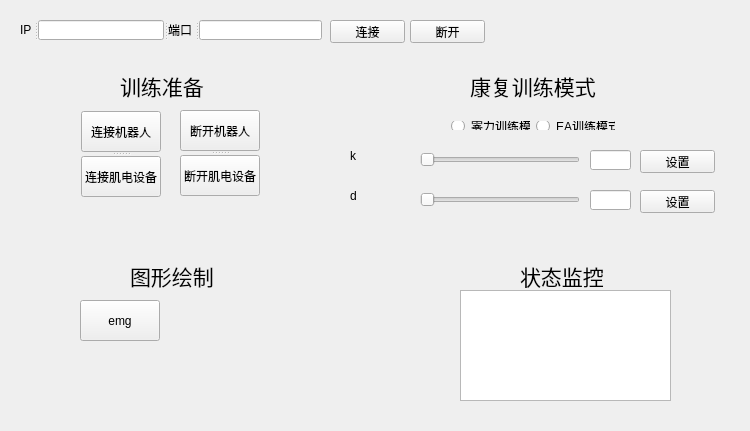
<?xml version="1.0" encoding="UTF-8"?>
<ui version="4.0">
 <class>Widget</class>
 <widget class="QWidget" name="Widget">
  <property name="geometry">
   <rect>
    <x>0</x>
    <y>0</y>
    <width>750</width>
    <height>431</height>
   </rect>
  </property>
  <property name="windowTitle">
   <string>Widget</string>
  </property>
  <widget class="QPushButton" name="link_button">
   <property name="geometry">
    <rect>
     <x>330</x>
     <y>20</y>
     <width>75</width>
     <height>23</height>
    </rect>
   </property>
   <property name="text">
    <string>连接</string>
   </property>
  </widget>
  <widget class="QPushButton" name="disconnect_button">
   <property name="geometry">
    <rect>
     <x>410</x>
     <y>20</y>
     <width>75</width>
     <height>23</height>
    </rect>
   </property>
   <property name="text">
    <string>断开</string>
   </property>
  </widget>
  <widget class="QLabel" name="label_5">
   <property name="geometry">
    <rect>
     <x>100</x>
     <y>69</y>
     <width>0</width>
     <height>12</height>
    </rect>
   </property>
   <property name="text">
    <string/>
   </property>
  </widget>
  <widget class="QLabel" name="label_6">
   <property name="geometry">
    <rect>
     <x>120</x>
     <y>70</y>
     <width>91</width>
     <height>31</height>
    </rect>
   </property>
   <property name="font">
    <font>
     <family>宋体</family>
     <pointsize>16</pointsize>
    </font>
   </property>
   <property name="text">
    <string>训练准备</string>
   </property>
  </widget>
  <widget class="QLabel" name="label_7">
   <property name="geometry">
    <rect>
     <x>470</x>
     <y>70</y>
     <width>131</width>
     <height>31</height>
    </rect>
   </property>
   <property name="font">
    <font>
     <family>宋体</family>
     <pointsize>16</pointsize>
    </font>
   </property>
   <property name="text">
    <string>康复训练模式</string>
   </property>
  </widget>
  <widget class="QLabel" name="label_8">
   <property name="geometry">
    <rect>
     <x>130</x>
     <y>260</y>
     <width>131</width>
     <height>31</height>
    </rect>
   </property>
   <property name="font">
    <font>
     <family>宋体</family>
     <pointsize>16</pointsize>
    </font>
   </property>
   <property name="text">
    <string>图形绘制</string>
   </property>
  </widget>
  <widget class="QLabel" name="label_9">
   <property name="geometry">
    <rect>
     <x>520</x>
     <y>260</y>
     <width>131</width>
     <height>31</height>
    </rect>
   </property>
   <property name="font">
    <font>
     <family>宋体</family>
     <pointsize>16</pointsize>
    </font>
   </property>
   <property name="text">
    <string>状态监控</string>
   </property>
  </widget>
  <widget class="QSlider" name="horizontalSlider">
   <property name="geometry">
    <rect>
     <x>420</x>
     <y>150</y>
     <width>160</width>
     <height>19</height>
    </rect>
   </property>
   <property name="orientation">
    <enum>Qt::Horizontal</enum>
   </property>
  </widget>
  <widget class="QSlider" name="horizontalSlider_2">
   <property name="geometry">
    <rect>
     <x>420</x>
     <y>190</y>
     <width>160</width>
     <height>19</height>
    </rect>
   </property>
   <property name="orientation">
    <enum>Qt::Horizontal</enum>
   </property>
  </widget>
  <widget class="QTextEdit" name="recvTextEdit">
   <property name="geometry">
    <rect>
     <x>460</x>
     <y>290</y>
     <width>211</width>
     <height>111</height>
    </rect>
   </property>
  </widget>
  <widget class="QSplitter" name="splitter_2">
   <property name="geometry">
    <rect>
     <x>20</x>
     <y>20</y>
     <width>302</width>
     <height>20</height>
    </rect>
   </property>
   <property name="orientation">
    <enum>Qt::Horizontal</enum>
   </property>
   <widget class="QLabel" name="label">
    <property name="text">
     <string>IP</string>
    </property>
   </widget>
   <widget class="QLineEdit" name="line_ip"/>
   <widget class="QSplitter" name="splitter">
    <property name="orientation">
     <enum>Qt::Horizontal</enum>
    </property>
    <widget class="QLabel" name="label_2">
     <property name="text">
      <string>端口</string>
     </property>
    </widget>
    <widget class="QLineEdit" name="line_port"/>
   </widget>
  </widget>
  <widget class="QSplitter" name="splitter_4">
   <property name="geometry">
    <rect>
     <x>180</x>
     <y>110</y>
     <width>80</width>
     <height>86</height>
    </rect>
   </property>
   <property name="orientation">
    <enum>Qt::Vertical</enum>
   </property>
   <widget class="QPushButton" name="disconnect_robot_button">
    <property name="text">
     <string>断开机器人</string>
    </property>
   </widget>
   <widget class="QPushButton" name="disconnect_muscle_button">
    <property name="text">
     <string>断开肌电设备</string>
    </property>
   </widget>
  </widget>
  <widget class="QSplitter" name="splitter_3">
   <property name="geometry">
    <rect>
     <x>81</x>
     <y>111</y>
     <width>80</width>
     <height>86</height>
    </rect>
   </property>
   <property name="orientation">
    <enum>Qt::Vertical</enum>
   </property>
   <widget class="QPushButton" name="link_robot_button">
    <property name="text">
     <string>连接机器人</string>
    </property>
   </widget>
   <widget class="QPushButton" name="link_muscle_button">
    <property name="text">
     <string>连接肌电设备</string>
    </property>
   </widget>
  </widget>
  <widget class="QLineEdit" name="line_port_k">
   <property name="geometry">
    <rect>
     <x>590</x>
     <y>150</y>
     <width>41</width>
     <height>20</height>
    </rect>
   </property>
  </widget>
  <widget class="QLineEdit" name="line_port_d">
   <property name="geometry">
    <rect>
     <x>590</x>
     <y>190</y>
     <width>41</width>
     <height>20</height>
    </rect>
   </property>
  </widget>
  <widget class="QPushButton" name="set_k_button">
   <property name="geometry">
    <rect>
     <x>640</x>
     <y>150</y>
     <width>75</width>
     <height>23</height>
    </rect>
   </property>
   <property name="text">
    <string>设置</string>
   </property>
  </widget>
  <widget class="QPushButton" name="set_d_button">
   <property name="geometry">
    <rect>
     <x>640</x>
     <y>190</y>
     <width>75</width>
     <height>23</height>
    </rect>
   </property>
   <property name="text">
    <string>设置</string>
   </property>
  </widget>
  <widget class="QLabel" name="label_3">
   <property name="geometry">
    <rect>
     <x>350</x>
     <y>150</y>
     <width>54</width>
     <height>12</height>
    </rect>
   </property>
   <property name="text">
    <string>k</string>
   </property>
  </widget>
  <widget class="QLabel" name="label_4">
   <property name="geometry">
    <rect>
     <x>350</x>
     <y>190</y>
     <width>54</width>
     <height>12</height>
    </rect>
   </property>
   <property name="text">
    <string>d</string>
   </property>
  </widget>
  <widget class="QWidget" name="layoutWidget">
   <property name="geometry">
    <rect>
     <x>440</x>
     <y>110</y>
     <width>186</width>
     <height>31</height>
    </rect>
   </property>
   <layout class="QGridLayout" name="gridLayout">
    <item row="0" column="0">
     <widget class="QRadioButton" name="zero_radioButton">
      <property name="text">
       <string>零力训练模式</string>
      </property>
     </widget>
    </item>
    <item row="0" column="1">
     <widget class="QRadioButton" name="EA_radioButton">
      <property name="text">
       <string>EA训练模式</string>
      </property>
     </widget>
    </item>
   </layout>
  </widget>
  <widget class="QPushButton" name="emg_button">
   <property name="geometry">
    <rect>
     <x>80</x>
     <y>300</y>
     <width>80</width>
     <height>41</height>
    </rect>
   </property>
   <property name="text">
    <string>emg</string>
   </property>
  </widget>
 </widget>
 <layoutdefault spacing="6" margin="11"/>
 <resources/>
 <connections/>
</ui>
